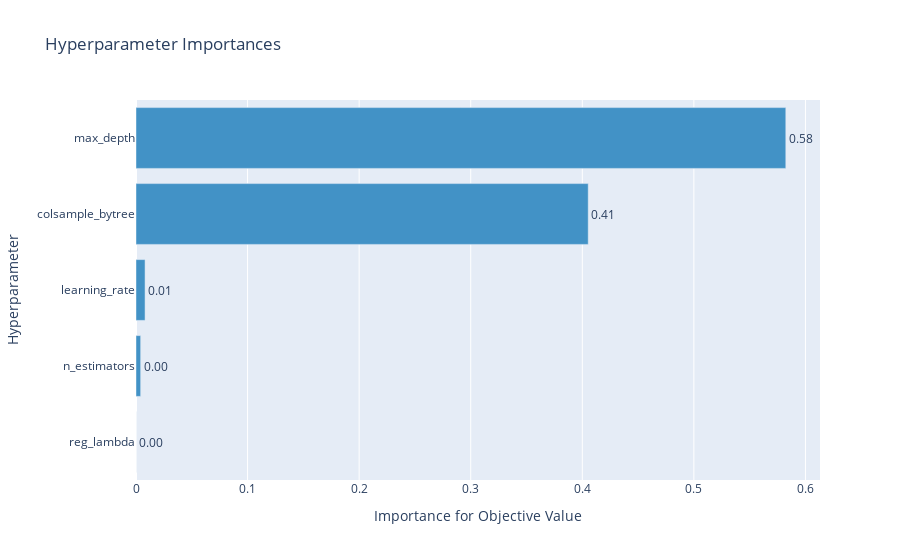

The notebook cell this image was saved under:
### Code cell
optuna.visualization.plot_param_importances(rf_study)

### Figure 1 — Plotly figure (JSON) as saved in the notebook; plotly's stock layout.template omitted (floating-point values rounded to 4 significant figures)
{"data": [{"cliponaxis": false, "hovertemplate": ["reg_lambda (LogUniformDistribution): 1.2794229319191897e-05<extra></extra>", "n_estimators (IntUniformDistribution): 0.004166028690992122<extra></extra>", "learning_rate (LogUniformDistribution): 0.008117077894349276<extra></extra>", "colsample_bytree (UniformDistribution): 0.4053116089103167<extra></extra>", "max_depth (IntUniformDistribution): 0.5823924902750228<extra></extra>"], "marker": {"color": "rgb(66,146,198)"}, "orientation": "h", "text": ["1.2794229319191897e-05", "0.004166028690992122", "0.008117077894349276", "0.4053116089103167", "0.5823924902750228"], "textposition": "outside", "texttemplate": "%{text:.2f}", "type": "bar", "x": [1.279e-05, 0.004166, 0.008117, 0.4053, 0.5824], "y": ["reg_lambda", "n_estimators", "learning_rate", "colsample_bytree", "max_depth"]}], "layout": {"autosize": true, "showlegend": false, "title": {"text": "Hyperparameter Importances"}, "xaxis": {"autorange": true, "range": [0, 0.613], "title": {"text": "Importance for Objective Value"}, "type": "linear"}, "yaxis": {"autorange": true, "range": [-0.5, 4.5], "title": {"text": "Hyperparameter"}, "type": "category"}}}
